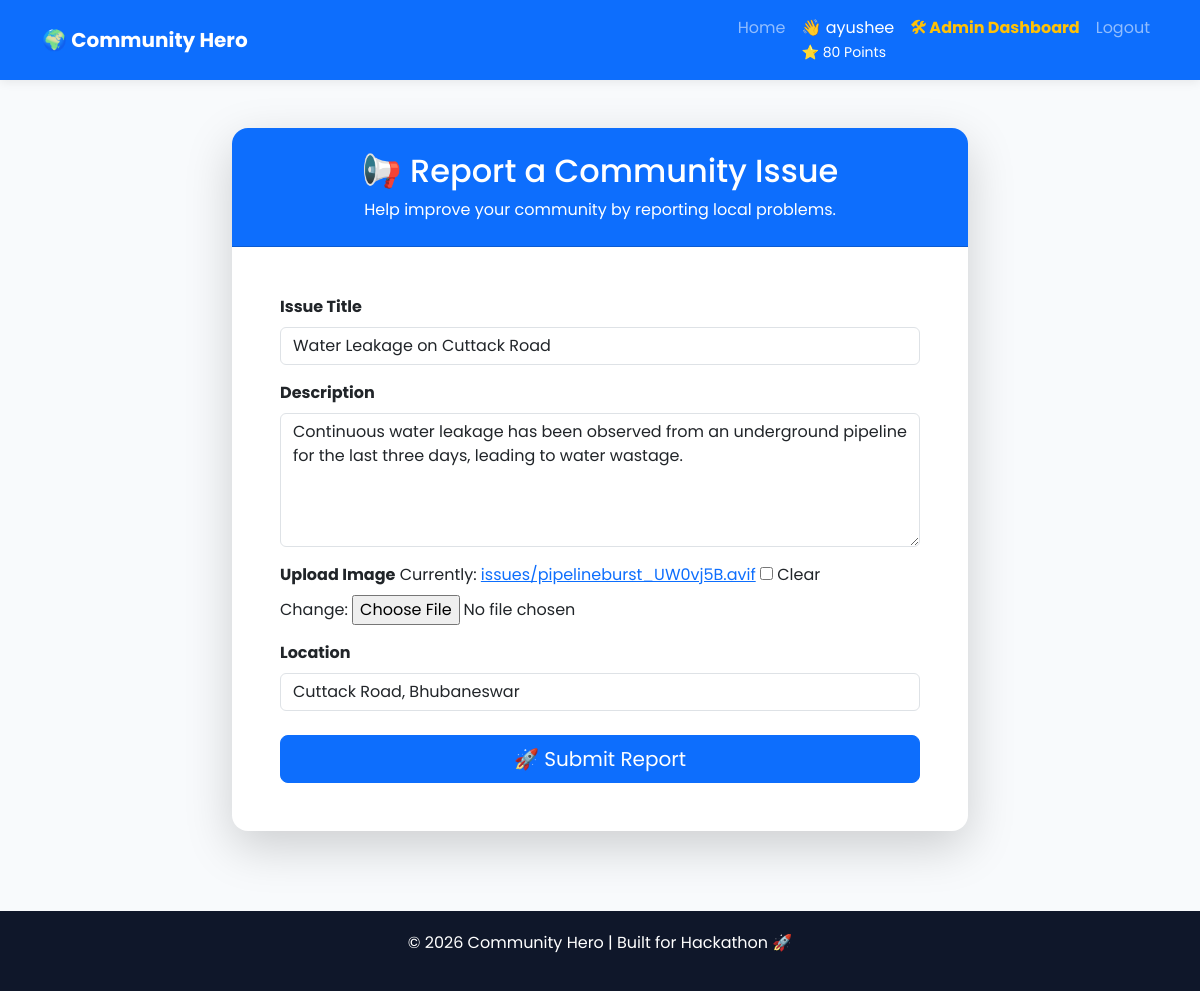
The app's page /issue/19/edit/ (signed in) with its own data.
### issues/models.py (models this page shows, shortened)
class Profile(models.Model):
    user = models.OneToOneField(
        User,
        on_delete=models.CASCADE
    )
    points = models.PositiveIntegerField(default=0)

class Issue(models.Model):
    CATEGORY_CHOICES = [
        ("Pothole", "Pothole"),
        ("Garbage", "Garbage"),
        ("Water Leakage", "Water Leakage"),
        ("Street Light", "Street Light"),
        ("Road Damage", "Road Damage"),
        ("Other", "Other"),
    ]
    STATUS_CHOICES = [
        ("Pending", "Pending"),
        ("In Progress", "In Progress"),
        ("Resolved", "Resolved"),
    ]
    PRIORITY_CHOICES = [
    ("High", "High"),
    ("Medium", "Medium"),
    ("Low", "Low"),
    ]
    user = models.ForeignKey(
        User,
        on_delete=models.CASCADE
    )
    title = models.CharField(max_length=200)
    description = models.TextField()
    category = models.CharField(
        max_length=50,
        choices=CATEGORY_CHOICES,
        default="Other"
    )
    image = models.ImageField(
        upload_to="issues/",
        blank=True,
        null=True
    )
    location = models.CharField(max_length=200)
    status = models.CharField(
        max_length=30,
        choices=STATUS_CHOICES,
        default="Pending"
    )
    priority = models.CharField(
    max_length=10,
    choices=PRIORITY_CHOICES,
    default="Medium"
    )
    ai_solution = models.TextField(blank=True)
    department = models.CharField(
        max_length=100,
        blank=True
    )
    ai_summary = models.TextField(
    blank=True,
    null=True
    )
    verification_count = models.PositiveIntegerField(default=0)
    points_awarded = models.BooleanField(default=False)
    created_at = models.DateTimeField(auto_now_add=True)

### issues/views.py (the view)
# urls.py: path("issue/<int:pk>/edit/", views.edit_issue, name="edit_issue"),
@login_required
def edit_issue(request, pk):
    issue = get_object_or_404(Issue, pk=pk)
    if issue.user != request.user:
        return redirect("home")
    if request.method == "POST":
        form = IssueForm(
            request.POST,
            request.FILES,
            instance=issue
        )
        if form.is_valid():
            form.save()
            return redirect("issue_detail", pk=issue.pk)
    else:
        form = IssueForm(instance=issue)
    return render(
        request,
        "issues/report_issue.html",
        {
            "form": form
        }
    )

### issues/forms.py
class IssueForm(forms.ModelForm):
    class Meta:
        model = Issue
        fields = [
            "title",
            "description",
            "image",
            "location",
        ]
        widgets = {
            "title": forms.TextInput(attrs={
                "class": "form-control",
                "placeholder": "Enter issue title"
            }),
            "description": forms.Textarea(attrs={
                "class": "form-control",
                "rows": 5,
                "placeholder": "Describe the issue..."
            }),
            "location": forms.TextInput(attrs={
                "class": "form-control",
                "placeholder": "Enter location"
            }),
        }

### issues/templates/issues/report_issue.html (shortened to what this page needs)
{% extends 'issues/base.html' %}
{% block content %}
<div class="row justify-content-center">
    <div class="col-lg-8">
        <div class="card shadow-lg border-0 rounded-4">
            <div class="card-header bg-primary text-white text-center py-4 rounded-top-4">
                <h2>📢 Report a Community Issue</h2>
                <p class="mb-0">
                    Help improve your community by reporting local problems.
                </p>
            </div>
            <div class="card-body p-5">
                <form method="POST" enctype="multipart/form-data">
                    <div class="mb-3">
                        <label class="form-label fw-bold">
                            Issue Title
                        </label>
                        {{ form.title }}
                    </div>
                    <div class="mb-3">
                        <label class="form-label fw-bold">
                            Description
                        </label>
                        {{ form.description }}
                    </div>
                    <div class="mb-3">
                        <label class="form-label fw-bold">
                            Upload Image
                        </label>
                        {{ form.image }}
                    </div>
                    <div class="mb-4">
                        <label class="form-label fw-bold">
                            Location
                        </label>
                        {{ form.location }}
                    </div>
                    <div class="d-grid">
                        <button class="btn btn-primary btn-lg">
                            🚀 Submit Report
                        </button>
                    </div>
                </form>
            </div>
        </div>
    </div>
</div>
{% endblock %}

### issues/templates/issues/base.html (shortened to what this page needs)
{% load static %}
<!DOCTYPE html>
<html lang="en">
<head>
    <link href="https://cdn.jsdelivr.net/npm/bootstrap@5.3.7/dist/css/bootstrap.min.css" rel="stylesheet">
</head>
<body>
<nav class="navbar navbar-expand-lg navbar-dark bg-primary">
<div class="container">
<a class="navbar-brand fw-bold" href="/">
🌍 Community Hero
</a>
<div class="collapse navbar-collapse" id="navbarNav">
<ul class="navbar-nav ms-auto">
<li class="nav-item">
<a class="nav-link" href="{% url 'home' %}">Home</a>
</li>
{% if user.is_authenticated %}
<li class="nav-item">
<span class="nav-link text-white">
👋 {{ user.username }}
{% if user.is_authenticated %}
<br>
<small>
⭐ {{ user.profile.points }} Points
</small>
{% endif %}
</span>
</li>
{% if user.is_staff %}
<li class="nav-item">
    <a class="nav-link text-warning fw-bold"
       href="{% url 'admin_dashboard' %}">
       🛠 Admin Dashboard
    </a>
</li>
{% endif %}
<li class="nav-item">
<a class="nav-link" href="{% url 'logout' %}">
Logout
</a>
</li>
{% endif %}
</ul>
</div>
</div>
</nav>
<div class="container mt-5">
{% block content %}
{% endblock %}
</div>
<footer>
<p>© 2026 Community Hero | Built for Hackathon 🚀</p>
</footer>
</body>
</html>

### issues/templates/issues/base.html (style rules this page uses)
body { font-family:'Poppins',sans-serif; background:#f8fafc; }
.navbar { box-shadow:0 2px 10px rgba(0,0,0,0.08); }
footer { background:#0f172a; color:white; padding:20px; margin-top:80px; text-align:center; }
.card { transition:0.3s; }

### records on screen
Issue: title "Water Leakage on Cuttack Road", description "Continuous water leakage has been observed from an underground pipeline for the last three days, leading to water wastage.", location "Cuttack Road, Bhubaneswar"

### other values on screen
{{ user.username }} "ayushee"
{{ user.profile.points }} "80"
